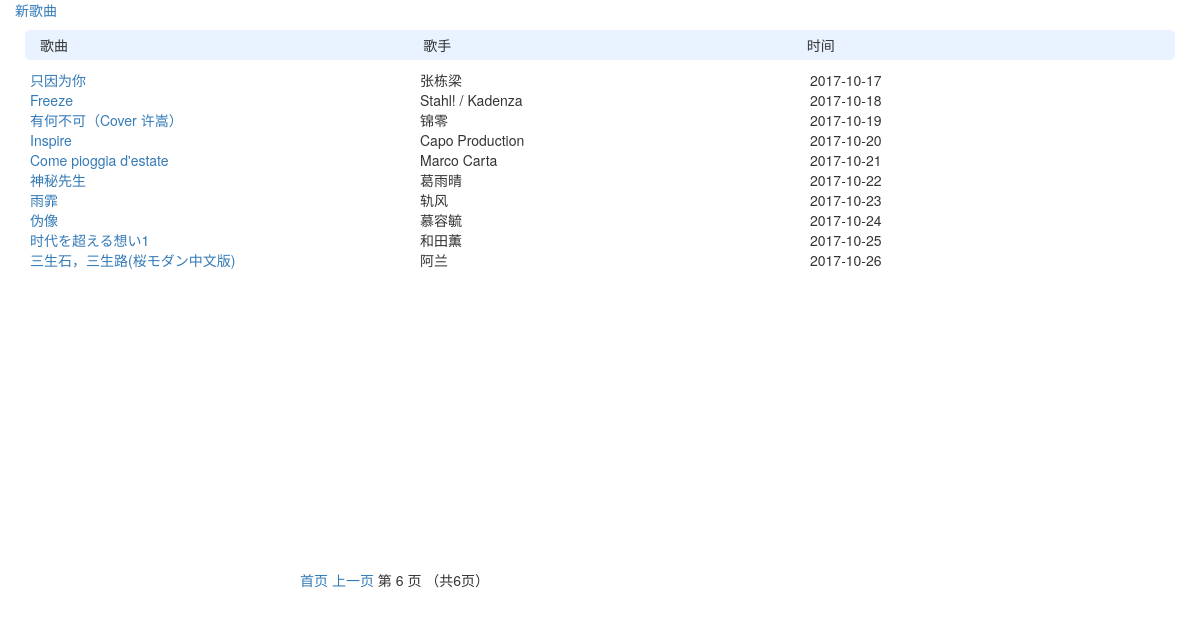
The page /list/index/?page=6 on the database as committed earlier.
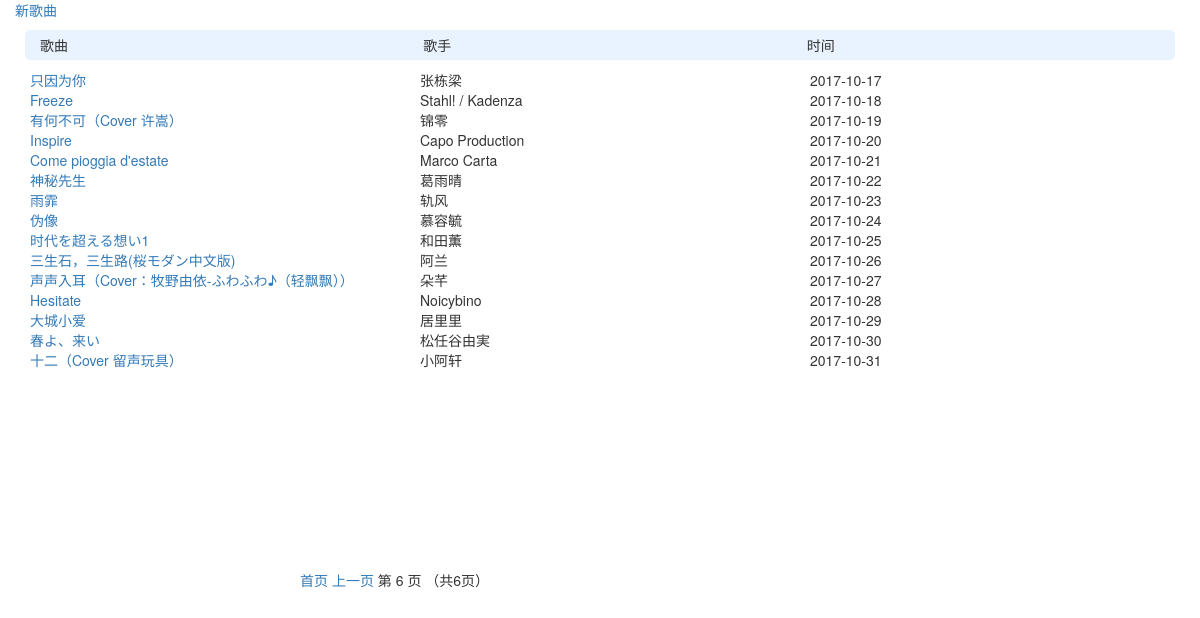
The same page on the database as committed later.
### list/models.py (models this page shows)
class Article(models.Model):
    song_name = models.CharField('歌名', max_length=32, null=False)
    singer = models.CharField('歌手', max_length=32, null=True)
    createTime = models.DateTimeField('添加时间', auto_now=True)

### list/views.py (the view)
def index(request):
    articles_list = models.Article.objects.all()
    paginator = Paginator(articles_list, 25)# Show 25 contacts per page
    pages = paginator.count
    page = request.GET.get('page')
    try:
        articles = paginator.page(page)
    except PageNotAnInteger:
        articles = paginator.page(1)
    except EmptyPage:
        articles = paginator.page(paginator.num_pages)
    return render(request, 'list/index.html', {'articles': articles})

### list/templates/list/index.html (shortened to what this page needs)
<!DOCTYPE html>
<html lang="en">
<head>
    <link rel="stylesheet" href="https://maxcdn.bootstrapcdn.com/bootstrap/3.3.4/css/bootstrap.min.css">
    <link rel="stylesheet" href="https://maxcdn.bootstrapcdn.com/bootstrap/3.3.4/css/bootstrap-theme.min.css">
</head>
<body>
    <div  class="col-md-12" style="height: 550px;">
        <a href="{% url 'list:edit_page' 0 %}">新歌曲</a>  <br/>
        <div class="title">
            <span class="col-md-4 inline">歌曲</span>
            <span class="col-md-4 inline">歌手</span>
            <span class="col-md-4 inline">时间</span>
        </div>
    {% for article in articles %}
        <div>
            <a class="col-md-4 inline" href="{% url 'list:article_page' article.id %}">{{article.song_name }}</a>
            <span class="col-md-4 inline">{{article.singer }}</span>
            <span class="col-md-4 inline">{{article.createTime|date:"Y-m-d" }}</span>
        </div>
    {% endfor %}
    </div>
    <div class="pagination" style="position:relative; left:300px;">
            <span class="step-links">
                {% if articles.has_previous %}
                    <a href="?page=1">首页</a>
                    <a href="?page={{ articles.previous_page_number }}">上一页</a>
                {% endif %}
                <span class="current">
                    第 {{ articles.number }} 页 （共{{ articles.paginator.num_pages }}页）
                </span>
            </span>
        </div>
</body>
</html>

### list/templates/list/index.html (style rules this page uses)
body { font-family: "Helvetica Neue", Helvetica, Arial, sans-serif, '微软雅黑'; }
a { text-decoration: none; }
.inline { display: inline-block; }
.title { background-color: #e9f3ff; height: 30px; line-height: 30px; border-radius: 5px; margin: 10px; }

Rows that differ between the two databases and show on the page:
added Article: song_name "声声入耳（Cover：牧野由依-ふわふわ♪（轻飘飘））", singer "朵芊", createTime "2017-10-27"
added Article: song_name "Hesitate", singer "Noicybino", createTime "2017-10-28"
added Article: song_name "大城小爱", singer "居里里", createTime "2017-10-29"
added Article: song_name "春よ、来い", singer "松任谷由実", createTime "2017-10-30"
added Article: song_name "十二（Cover 留声玩具）", singer "小阿轩", createTime "2017-10-31"
